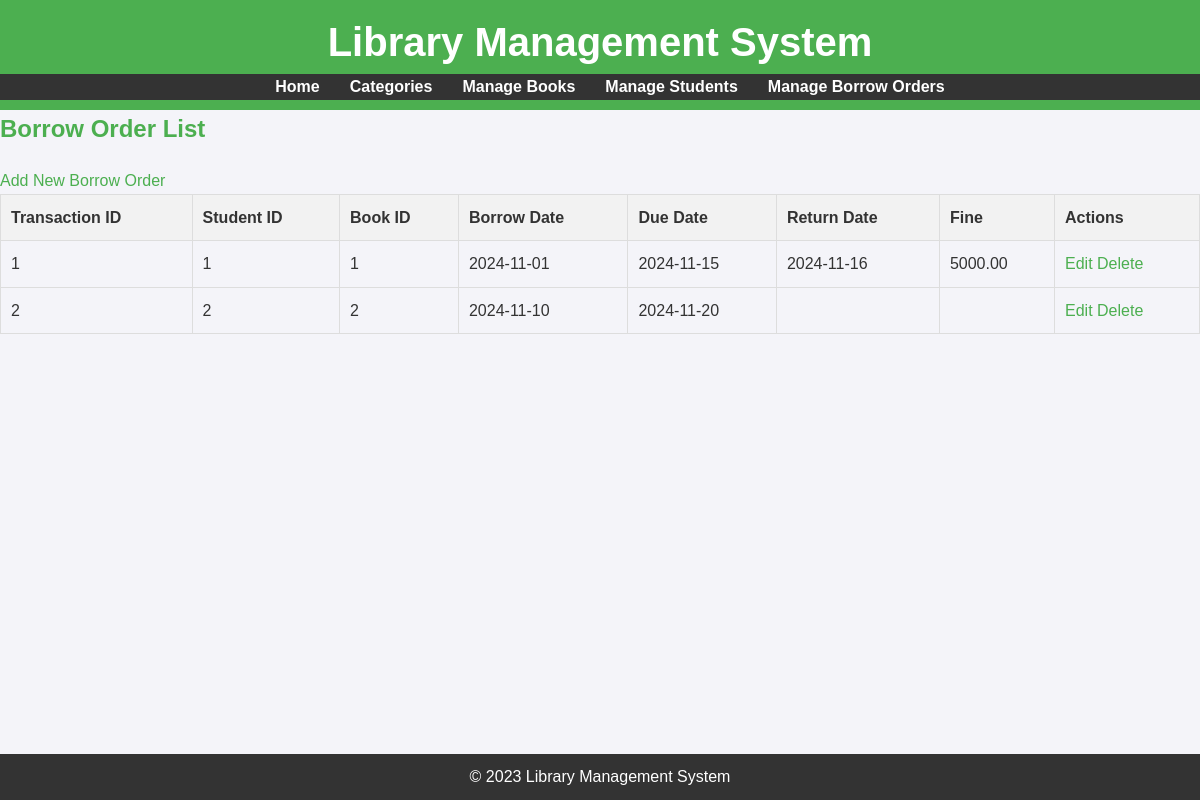
Page /borroworder/displayborroworder.php on the committed database.
### tables this page shows
CREATE TABLE `borrow_return` (
  `transaction_id` int NOT NULL,
  `book_id` int DEFAULT NULL,
  `student_id` int DEFAULT NULL,
  `borrow_date` date NOT NULL,
  `due_date` date NOT NULL,
  `return_date` date DEFAULT NULL,
  `fine` decimal(10,2) DEFAULT NULL
);

### borroworder/displayborroworder.php (the view)
<?php
include '../database/database.php';
include '../layout/header.php';
$stmt = $conn->prepare("SELECT * FROM borrow_return");
$stmt->execute();
$orders = $stmt->fetchAll(PDO::FETCH_ASSOC);
?>
<h2>Borrow Order List</h2>
<a href="addborroworder.php">Add New Borrow Order</a>
<table>
    <tr>
        <th>Transaction ID</th>
        <th>Student ID</th>
        <th>Book ID</th>
        <th>Borrow Date</th>
        <th>Due Date</th>
        <th>Return Date</th>
        <th>Fine</th>
        <th>Actions</th>
    </tr>
    <?php foreach ($orders as $order): ?>
    <tr>
        <td><?php echo $order['transaction_id']; ?></td>
        <td><?php echo $order['student_id']; ?></td>
        <td><?php echo $order['book_id']; ?></td>
        <td><?php echo $order['borrow_date']; ?></td>
        <td><?php echo $order['due_date']; ?></td>
        <td><?php echo $order['return_date']; ?></td>
        <td><?php echo $order['fine']; ?></td>
        <td>
            <a href="editborroworder.php?id=<?php echo $order['transaction_id']; ?>">Edit</a>
            <a href="deleteborroworder.php?id=<?php echo $order['transaction_id']; ?>">Delete</a>
        </td>
    </tr>
    <?php endforeach; ?>
</table>
<?php include '../layout/footer.php'; ?>

### css/main.css (style rules this page uses)
body, h1, h2, ul, li, p { margin: 0; padding: 0; list-style: none; }
body { font-family: Arial, sans-serif; line-height: 1.6; background-color: #f4f4f9; color: #333; }
h2 { margin-bottom: 20px; color: #4CAF50; }
table { width: 100%; border-collapse: collapse; margin-bottom: 20px; }
table, th, td { border: 1px solid #ddd; }
th, td { padding: 10px; text-align: left; }
th { background-color: #f2f2f2; }
a { color: #4CAF50; text-decoration: none; }

### rows in the picture
borrow_return: transaction_id "1", student "1", book "1", borrow_date "2024-11-01", due_date "2024-11-15", return_date "2024-11-16", fine "5000.00"
borrow_return: transaction_id "2", student "2", book "2", borrow_date "2024-11-10", due_date "2024-11-20"
